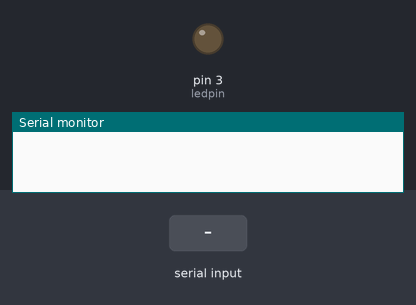
Simulated run of this sketch. Board: Arduino Uno, built with avr-gcc and run on an emulated ATmega328P. Parts: output pins drawn as LEDs (lit = HIGH), the last lines printed to the serial monitor. The inputs (shaded band) are chosen by the test bench.

Above: at 1.2 s.
1.3 s: "1" received over Serial
At 2.5 s:
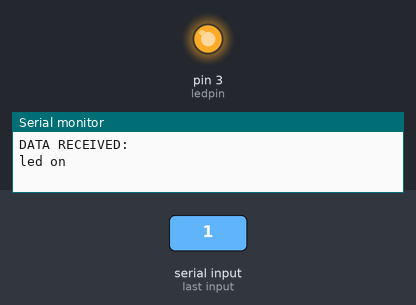
2.8 s: "0" received over Serial
At 3.7 s:
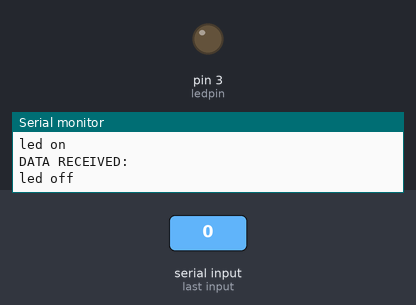
Timing chart, 0 to 5.8 s (numbered marks = the images above; inputs shaded):
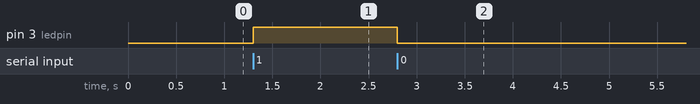

Measured:
- after the input at 1.3 s, pin 3 (ledpin): LOW → HIGH at once
- after the input at 2.8 s, pin 3 (ledpin): HIGH → LOW at once

The sketch:

lesson_7.2.ino
```cpp
/*
 Keyestudio 4WD Robot Arm Smart Car
 lesson 7.2
 Bluetooth
 http://www.keyestudio.com
*/
int ledpin=3;
void setup()
{
  Serial.begin(9600);
  pinMode(ledpin,OUTPUT);
}
void loop()
{
  int i;
  if (Serial.available())
  {
    i=Serial.read();
    Serial.println("DATA RECEIVED:");
    if(i=='1')
    {
      digitalWrite(ledpin,1);
      Serial.println("led on");
    }
    if(i=='0')
    {
      digitalWrite(ledpin,0);
      Serial.println("led off");
    }}}
//*******************************************
```
